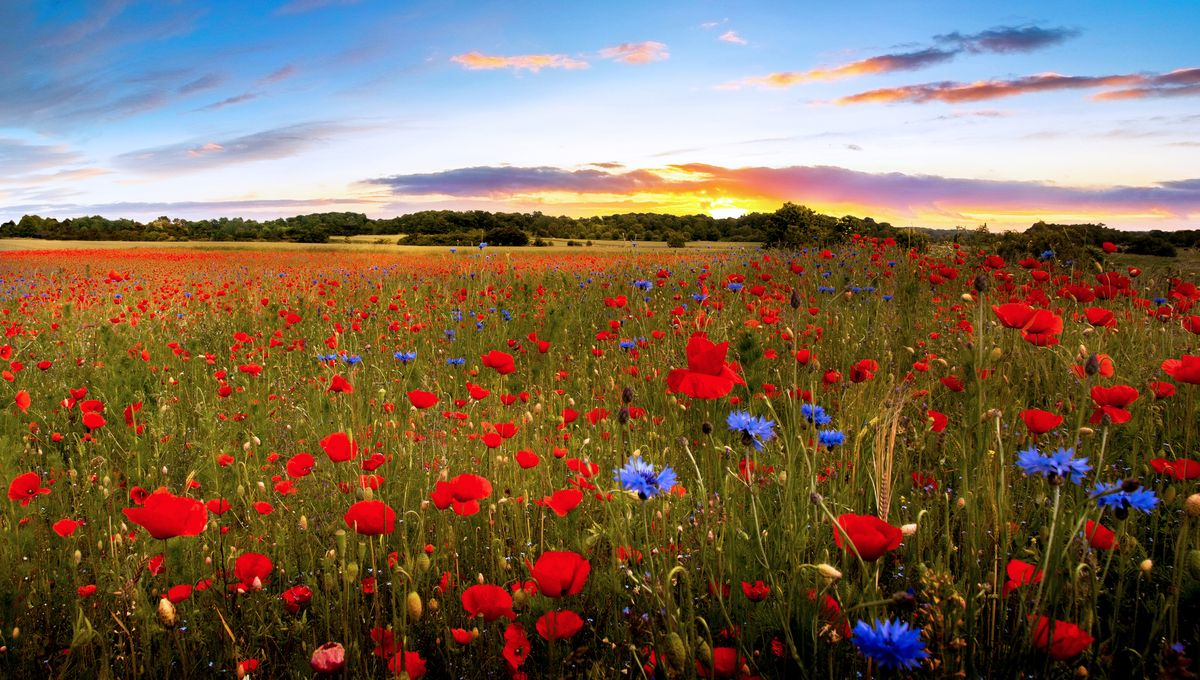
#> input picture im1.jpg, 1200 x 680 px
$ python harmocomp.py
#> lines starting #> are read from the running program, lines starting #| are printed output that depends on the picture
import cv2
from matplotlib import pyplot as plt
import numpy as np

def harmonize_colors_complementary(image_path, output_path):
    # Charger l'image
#> called with image_path = 'im1.jpg', output_path = 'image_harmonisee.jpg'
    img = cv2.imread(image_path)
#> img is the input picture: shape (680, 1200, 3); mean B, G, R 86.4, 105.1, 125.9
    img_hsv = cv2.cvtColor(img, cv2.COLOR_BGR2HSV)
#> img_hsv: shape (680, 1200, 3); mean H, S, V 52.7, 165.4, 144.4

    # Décalage des teintes de 180° pour l'harmonie complémentaire
    img_hsv[:, :, 0] = (img_hsv[:, :, 0] + 90) % 180  # OpenCV HSV hue range is [0, 179]
#> img_hsv: shape (680, 1200, 3); mean H, S, V 80.6, 165.4, 144.4

    # Ajustement de la saturation (canal S) pour éviter des couleurs trop saturées
    img_hsv[:, :, 1] = cv2.normalize(img_hsv[:, :, 1], None, alpha=50, beta=200, norm_type=cv2.NORM_MINMAX)
#> img_hsv: shape (680, 1200, 3); mean H, S, V 80.6, 147.3, 144.4

    # Ajustement de la luminosité (canal V) pour des contrastes équilibrés
    img_hsv[:, :, 2] = cv2.normalize(img_hsv[:, :, 2], None, alpha=70, beta=255, norm_type=cv2.NORM_MINMAX)
#> img_hsv: shape (680, 1200, 3); mean H, S, V 80.6, 147.3, 174.8

    # Reconversion en RGB
    img_harmonized = cv2.cvtColor(img_hsv, cv2.COLOR_HSV2BGR)
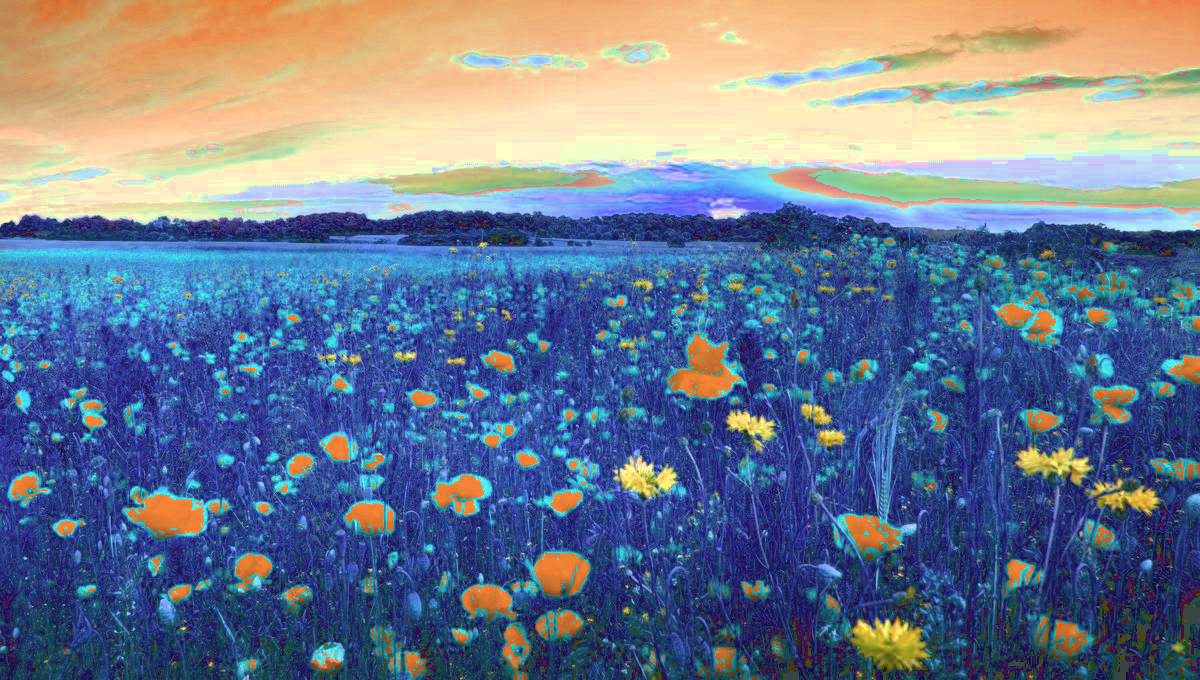
#> img_harmonized: shape (680, 1200, 3); mean B, G, R 143.9, 122.8, 110.4

    # Mélange de l'image originale et harmonisée (blending)
    blended_image = cv2.addWeighted(img, 0.6, img_harmonized, 0.4, 0)
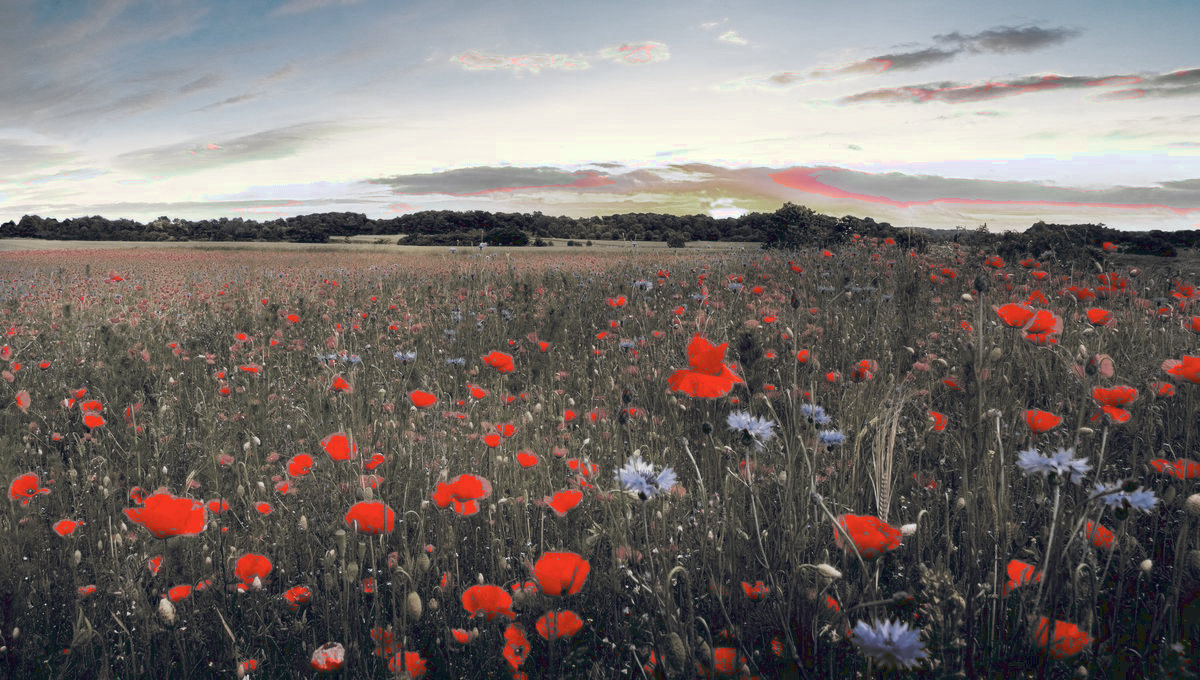
#> blended_image: shape (680, 1200, 3); mean B, G, R 109.4, 112.2, 119.7

    # Sauvegarder l'image harmonisée mélangée
    cv2.imwrite(output_path, blended_image)

    return blended_image

# Exemple d'utilisation
image_path = "im1.jpg"
output_path = "image_harmonisee.jpg"
image_harmonisee = harmonize_colors_complementary(image_path, output_path)

# Afficher l'image originale et harmonisée avec OpenCV
original = cv2.imread(image_path)
harmonized = cv2.imread(output_path)
cv2.imshow("Image originale", original)
cv2.imshow("Image harmonisee", harmonized)
cv2.waitKey(0)
cv2.destroyAllWindows()

$ run again, with im2.jpg copied over im1.jpg
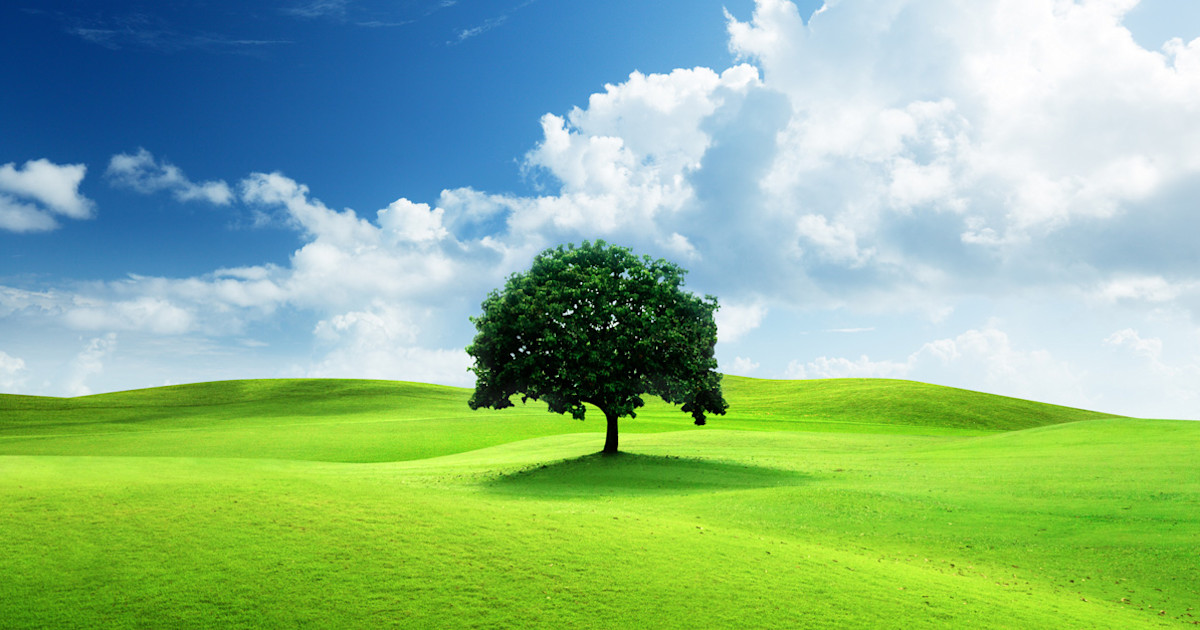
#> input picture im2.jpg, 1200 x 630 px
#> in harmonize_colors_complementary, img is the input picture: shape (630, 1200, 3); mean B, G, R 139.9, 183.6, 139.8
#> in harmonize_colors_complementary, `img_harmonized = cv2.cvtColor(img_hsv, cv2.COLOR_HSV2BGR)`:
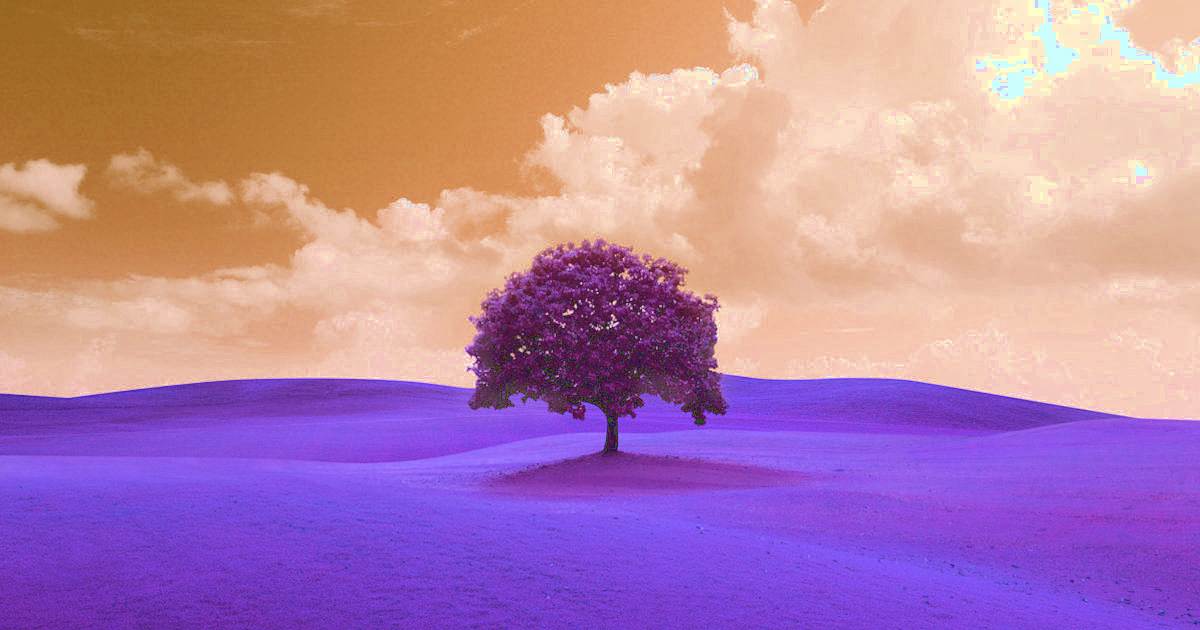
#> img_harmonized: shape (630, 1200, 3); mean B, G, R 165.3, 130.4, 181.5
#> in harmonize_colors_complementary, `blended_image = cv2.addWeighted(img, 0.6, img_harmonized, 0.4, 0)`:
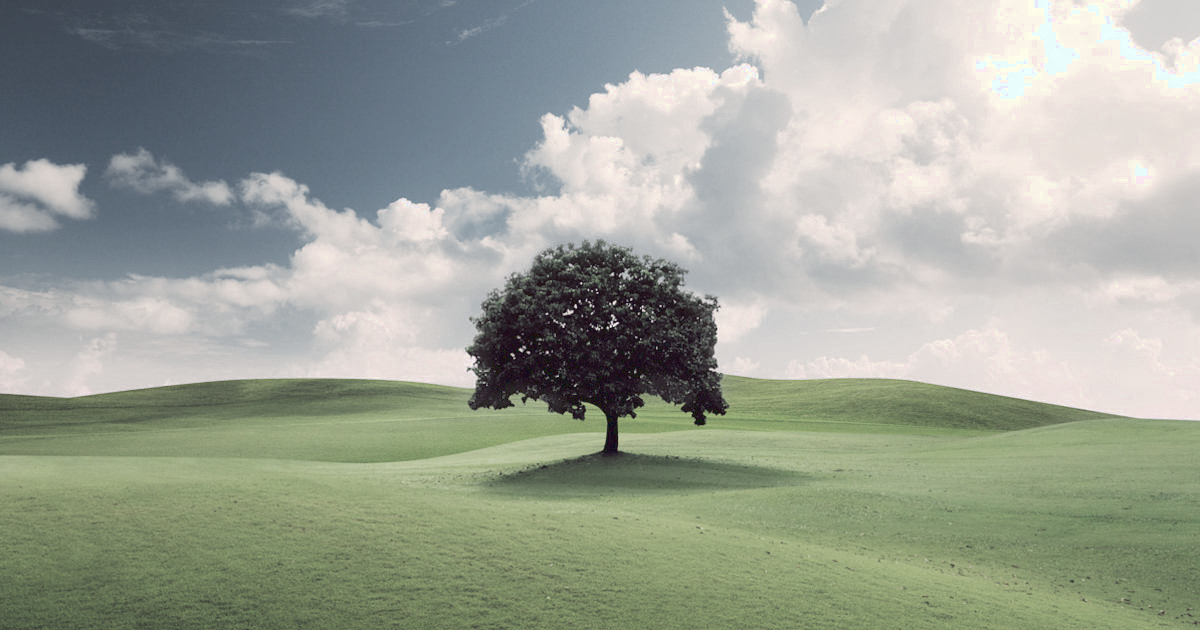
#> blended_image: shape (630, 1200, 3); mean B, G, R 150, 162.3, 156.5

$ run again, with im3.jpg copied over im1.jpg
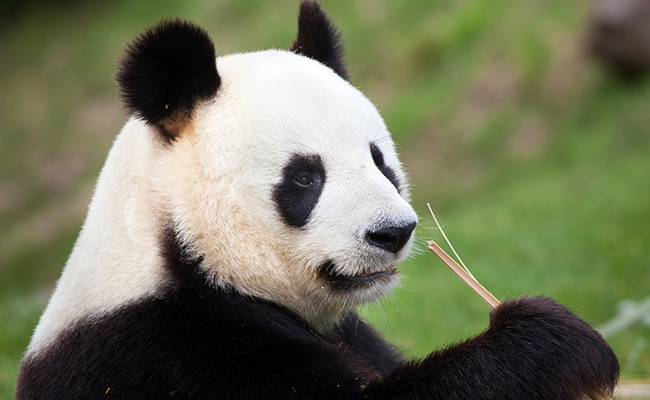
#> input picture im3.jpg, 650 x 400 px
#> in harmonize_colors_complementary, img is the input picture: shape (400, 650, 3); mean B, G, R 91.4, 117.5, 114.2
#> in harmonize_colors_complementary, `img_harmonized = cv2.cvtColor(img_hsv, cv2.COLOR_HSV2BGR)`:
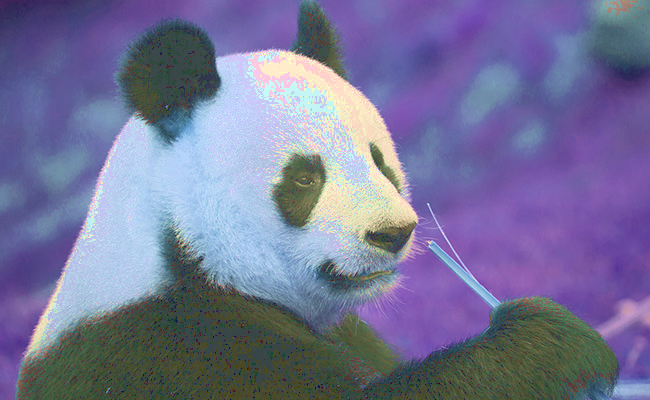
#> img_harmonized: shape (400, 650, 3); mean B, G, R 151.1, 115.8, 116.3
#> in harmonize_colors_complementary, `blended_image = cv2.addWeighted(img, 0.6, img_harmonized, 0.4, 0)`:
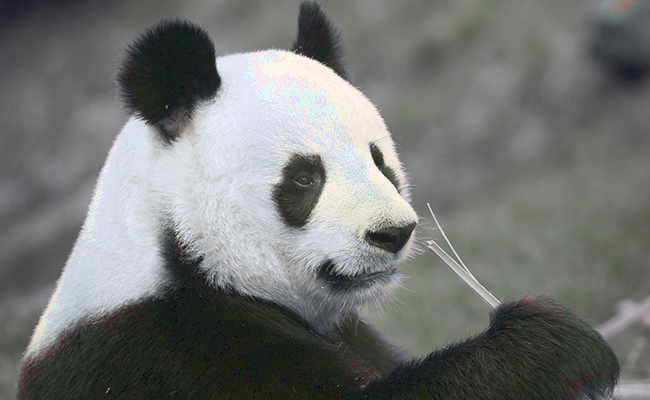
#> blended_image: shape (400, 650, 3); mean B, G, R 115.3, 116.8, 115

$ run again, with im4.jpg copied over im1.jpg
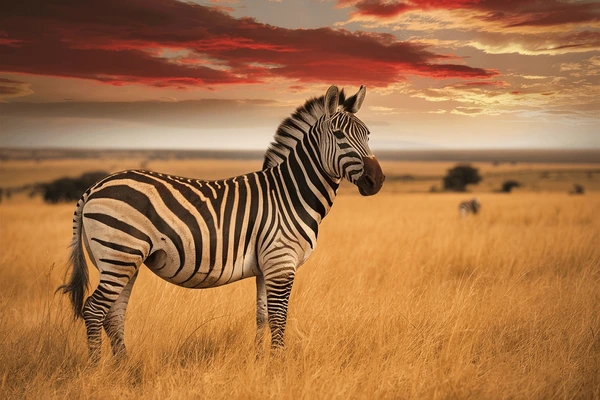
#> input picture im4.jpg, 600 x 400 px
#> in harmonize_colors_complementary, img is the input picture: shape (400, 600, 3); mean B, G, R 69.9, 114.4, 167.6
#> in harmonize_colors_complementary, `img_harmonized = cv2.cvtColor(img_hsv, cv2.COLOR_HSV2BGR)`:
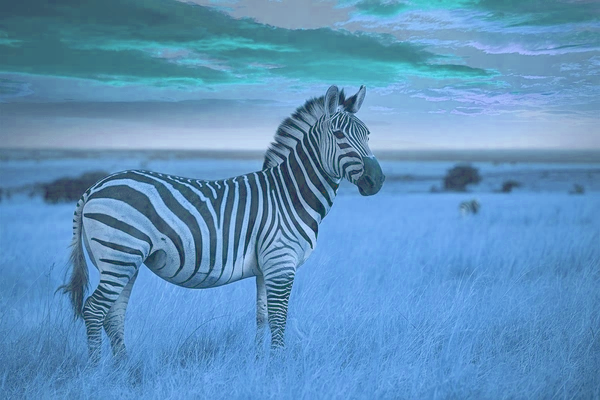
#> img_harmonized: shape (400, 600, 3); mean B, G, R 190, 146.6, 94
#> in harmonize_colors_complementary, `blended_image = cv2.addWeighted(img, 0.6, img_harmonized, 0.4, 0)`:
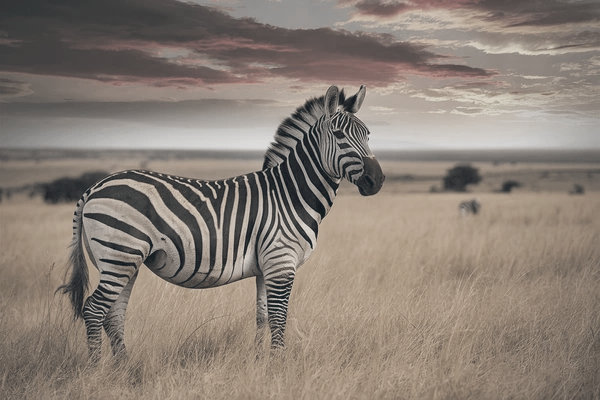
#> blended_image: shape (400, 600, 3); mean B, G, R 118, 127.3, 138.2
